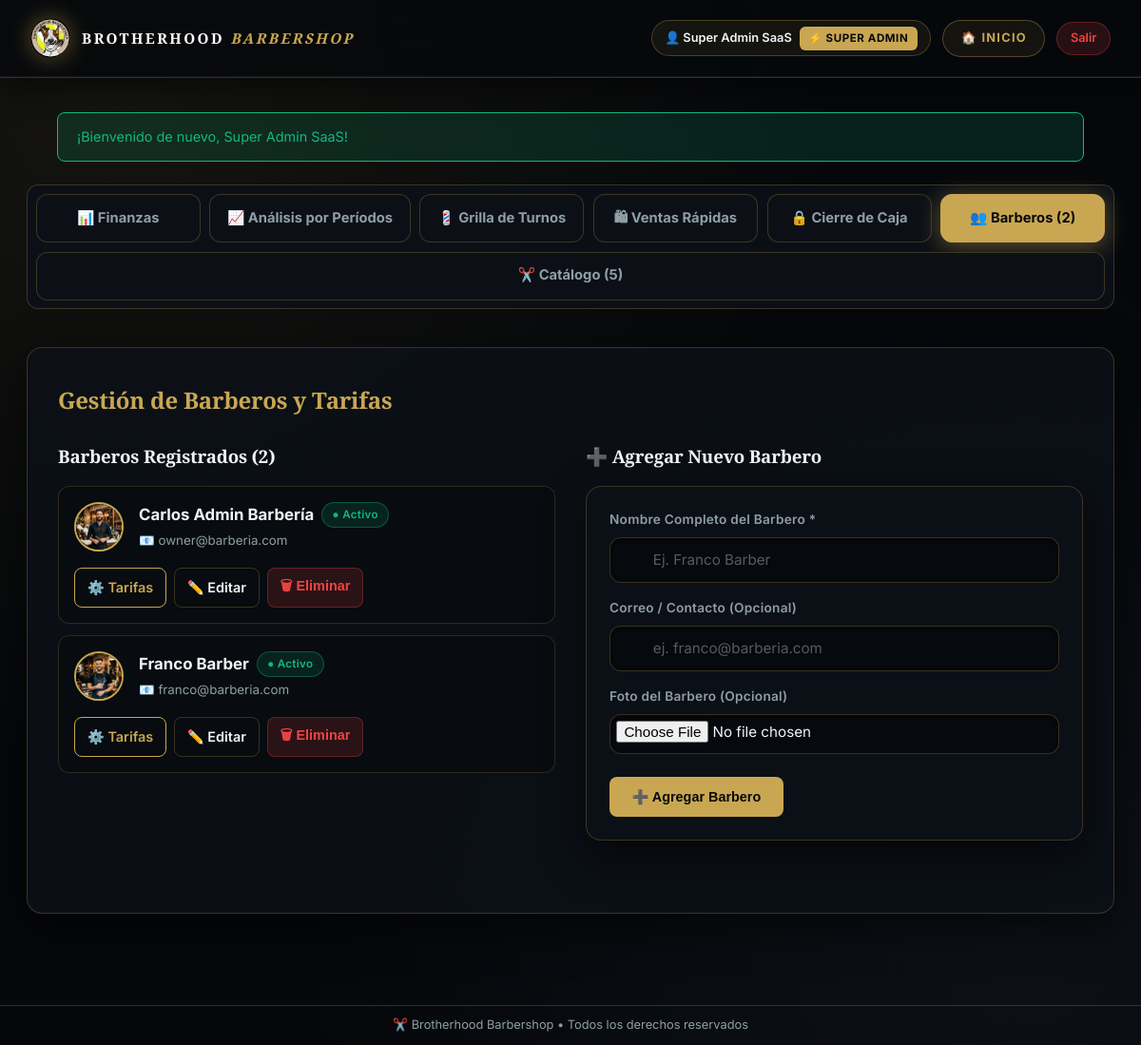
Page /owner.php?tab=barberos (signed in) on the committed database.
### tables this page shows
CREATE TABLE IF NOT EXISTS `users` (
  `id` INT AUTO_INCREMENT PRIMARY KEY,
  `shop_id` INT NULL,
  `name` VARCHAR(150) NOT NULL,
  `email` VARCHAR(150) NOT NULL UNIQUE,
  `photo` VARCHAR(255) NULL,
  `password` VARCHAR(255) NOT NULL,
  `role` VARCHAR(50) NOT NULL DEFAULT 'admin_barberia',
  `is_active` TINYINT(1) NOT NULL DEFAULT 1,
  `created_at` DATETIME DEFAULT CURRENT_TIMESTAMP,
  FOREIGN KEY (`shop_id`) REFERENCES `shops` (`id`) ON DELETE CASCADE
);

### includes/auth.php (called while the page is built, shortened)
<?php
require_once __DIR__ . '/../config/db.php';
require_once __DIR__ . '/rbac.php';
function is_logged_in() {
    return isset($_SESSION['user_id']) && !empty($_SESSION['user_id']);
}
function get_logged_user() {
    static $cached_user = null;
    static $already_checked = false;
    if ($already_checked) {
        return $cached_user;
    }
    global $pdo;
    $stmt = $pdo->prepare("SELECT u.*, COALESCE(s.name, 'Brotherhood Barbershop') as shop_name FROM users u LEFT JOIN shops s ON u.shop_id = s.id WHERE u.id = ?");
    $stmt->execute([$_SESSION['user_id']]);
    $user = $stmt->fetch();
    $cached_user = $user;
    $already_checked = true;
    return $cached_user;
}
function require_login() {
    $user = get_logged_user();
    return $user;
}
function get_flash_message() {
    if (isset($_SESSION['flash'])) {
        $flash = $_SESSION['flash'];
        return $flash;
    }
    return null;
}

### includes/rbac.php (called while the page is built, shortened)
<?php
function normalize_role($role) {
    return $role;
}
function has_role($role, $user = null) {
    $user_role = normalize_role($user['role']);
    $target_role = normalize_role($role);
    return $user_role === $target_role;
}
function is_super_admin($user = null) {
    return has_role(ROLE_SUPER_ADMIN, $user);
}
function require_shop_admin() {
    $user = require_login();
    return $user;
}

### owner.php (the view, shortened to what this page needs)
<?php
require_once __DIR__ . '/includes/auth.php';
$user = require_shop_admin();
$shop_id = get_current_shop_id($user);
$tab     = $_GET['tab'] ?? 'finanzas';
$stmtBarbers = $pdo->prepare("SELECT * FROM users WHERE shop_id = ? AND role IN ('barber', 'barbero', 'owner', 'admin_barberia') ORDER BY name ASC");
$stmtBarbers->execute([$shop_id]);
$all_barbers = $stmtBarbers->fetchAll();
$stmtCatalog = $pdo->prepare("SELECT * FROM catalog WHERE shop_id = ? ORDER BY type, name ASC");
$stmtCatalog->execute([$shop_id]);
$catalog_items = $stmtCatalog->fetchAll();
include __DIR__ . '/includes/header.php';
?>
<div class="panel-top-nav-bar mb-6">
  <nav class="panel-tabs" aria-label="Secciones del panel">
    <a href="owner.php?tab=finanzas" class="tab-link <?php echo $tab === 'finanzas' ? 'active' : ''; ?>">
      📊 Finanzas
    </a>
    <a href="owner.php?tab=periodos" class="tab-link <?php echo $tab === 'periodos' ? 'active' : ''; ?>">
      📈 Análisis por Períodos
    </a>
    <a href="owner.php?tab=my_grid" class="tab-link <?php echo $tab === 'my_grid' ? 'active' : ''; ?>">
      💈 Grilla de Turnos
    </a>
    <a href="owner.php?tab=ventas" class="tab-link <?php echo $tab === 'ventas' ? 'active' : ''; ?>">
      🛍 Ventas Rápidas
    </a>
    <a href="owner.php?tab=cierre_caja" class="tab-link <?php echo $tab === 'cierre_caja' ? 'active' : ''; ?>">
      🔒 Cierre de Caja
    </a>
    <a href="owner.php?tab=barberos" class="tab-link <?php echo $tab === 'barberos' ? 'active' : ''; ?>">
      👥 Barberos (<?php echo count($all_barbers); ?>)
    </a>
    <a href="owner.php?tab=catalog" class="tab-link <?php echo $tab === 'catalog' ? 'active' : ''; ?>">
      ✂️ Catálogo (<?php echo count($catalog_items); ?>)
    </a>
  </nav>
</div>
<div class="glass-panel" style="margin-bottom: 2rem;">
  <?php if ($tab === 'finanzas'): ?>
    <?php include __DIR__ . '/includes/finance_module.php'; ?>
  <?php elseif ($tab === 'periodos'): ?>
    <?php include __DIR__ . '/includes/period_report_module.php'; ?>
  <?php elseif ($tab === 'barberos'): ?>
    <?php
      $edit_barber_item = null;
      $commissions_barber_item = null;
    ?>
    <h2 class="text-accent mb-6">Gestión de Barberos y Tarifas</h2>
    <div class="grid-cards" style="grid-template-columns: repeat(auto-fit, minmax(min(420px, 100%), 1fr)); gap: 2rem;">
      <div>
        <h3 class="mb-4">Barberos Registrados (<?php echo count($all_barbers); ?>)</h3>
        <?php if (count($all_barbers) === 0): ?>
          <p style="color:var(--text-secondary);">No hay barberos registrados.</p>
        <?php else: ?>
          <div class="flex flex-col gap-3">
            <?php foreach ($all_barbers as $b): ?>
              <?php $bPhoto = !empty($b['photo']) ? $b['photo'] : 'assets/img/service_corte_clasico_1785440488368.png'; ?>
              <div class="admin-list-item <?php echo $b['is_active'] ? '' : 'is-inactive'; ?>" style="padding:1rem; border-radius:12px; background:rgba(7,9,12,0.6); border:1px solid rgba(201,167,82,0.2);">
                <div class="admin-item-info">
                  <div class="admin-avatar">
                    <img src="<?php echo htmlspecialchars($bPhoto); ?>" alt="<?php echo htmlspecialchars($b['name']); ?>">
                  </div>
                  <div>
                    <div class="flex items-center gap-2 flex-wrap">
                      <strong style="font-size:1.05rem;"><?php echo htmlspecialchars($b['name']); ?></strong>
                      <span class="status-badge <?php echo $b['is_active'] ? 'status-badge-active' : 'status-badge-inactive'; ?>">
                        <?php echo $b['is_active'] ? '● Activo' : '○ Inactivo'; ?>
                      </span>
                    </div>
                    <small style="color:var(--text-secondary);">📧 <?php echo htmlspecialchars($b['email']); ?></small>
                  </div>
                </div>
                <div class="admin-item-actions">
                  <a href="owner.php?tab=barberos&edit_commissions=<?php echo $b['id']; ?>" class="btn btn-outline" style="border-color:var(--accent-primary); color:var(--accent-primary); padding:0.4rem 0.8rem;" title="Configurar Precios y Comisiones del Barbero">
                    ⚙️ Tarifas
                  </a>
                  <a href="owner.php?tab=barberos&edit_barber=<?php echo $b['id']; ?>" class="btn btn-outline" style="padding:0.4rem 0.8rem;" title="Editar Perfil">
                    ✏️ Editar
                  </a>
                  <form action="actions/delete_barber.php" method="POST" onsubmit="return confirm('¿Seguro que deseas eliminar a <?php echo htmlspecialchars($b['name']); ?>?')" style="margin:0;">
                    <button type="submit" class="btn btn-danger" style="padding:0.4rem 0.8rem;" title="Eliminar Barbero">
                      🗑 Eliminar
                    </button>
                  </form>
                </div>
              </div>
            <?php endforeach; ?>
          </div>
        <?php endif; ?>
      </div>
      <div>
        <?php if ($commissions_barber_item): ?>
          <?php
            $stmtBC = $pdo->prepare("SELECT catalog_id, commission_percent, price FROM barber_commissions WHERE shop_id = ? AND barber_id = ?");
            $stmtBC->execute([$shop_id, $commissions_barber_item['id']]);
            $custom_comm_rows = $stmtBC->fetchAll();
            $custom_comm_map = [];
            $custom_price_map = [];
            foreach ($custom_comm_rows as $row) {
                $custom_comm_map[$row['catalog_id']] = (float)$row['commission_percent'];
                $custom_price_map[$row['catalog_id']] = $row['price'] !== null ? (float)$row['price'] : null;
            }
          ?>
          <h3 class="mb-2 text-accent">⚙️ Precios y Comisiones: <?php echo htmlspecialchars($commissions_barber_item['name']); ?></h3>
          <p style="font-size:0.88rem; color:var(--text-secondary); margin-bottom:1.25rem;">
            Define la tarifa (precio) que cobra <strong><?php echo htmlspecialchars($commissions_barber_item['name']); ?></strong> por cada servicio/producto y su % de comisión.
          </p>
          <form action="actions/save_barber_commissions.php" method="POST" class="glass-panel flex flex-col gap-3" style="margin:0; padding:1.5rem;">
            <?php echo csrf_field(); ?>
            <input type="hidden" name="barber_id" value="<?php echo $commissions_barber_item['id']; ?>">
            <input type="hidden" name="redirect_url" value="owner.php?tab=barberos&edit_commissions=<?php echo $commissions_barber_item['id']; ?>">
            <div class="table-responsive" style="max-height: 420px; overflow-y: auto;">
              <table>
                <thead>
                  <tr>
                    <th>Ítem / Servicio</th>
                    <th>Precio Catálogo</th>
                    <th>Precio de este Barbero ($)</th>
                    <th>% Comisión</th>
                  </tr>
                </thead>
                <tbody>
                  <?php foreach ($catalog_items as $ci):
                    $comm_val = isset($custom_comm_map[$ci['id']]) ? (float)$custom_comm_map[$ci['id']] : (float)$ci['commission_percent'];
                    $price_val = isset($custom_price_map[$ci['id']]) && $custom_price_map[$ci['id']] !== null ? (float)$custom_price_map[$ci['id']] : '';
                  ?>
                    <tr>
                      <td>
                        <strong><?php echo htmlspecialchars($ci['name']); ?></strong>
                        <br><small style="color:var(--text-secondary); text-transform:uppercase; font-size:0.7rem;"><?php echo $ci['type']; ?></small>
                      </td>
                      <td style="opacity:0.65;">$<?php echo number_format((float)$ci['price'], 2); ?></td>
                      <td>
                        <div class="flex items-center gap-1">
                          <span style="font-size:0.85rem; color:var(--text-secondary);">$</span>
                          <input type="number" step="100" min="0" name="prices[<?php echo $ci['id']; ?>]" value="<?php echo $price_val; ?>" placeholder="<?php echo (float)$ci['price']; ?>" class="input-field" style="width:110px; padding:0.35rem 0.5rem; font-weight:bold; color:var(--success);">
                        </div>
                      </td>
                      <td>
                        <div class="flex items-center gap-1">
                          <input type="number" step="0.5" min="0" max="100" name="commissions[<?php echo $ci['id']; ?>]" value="<?php echo $comm_val; ?>" class="input-field" style="width:85px; padding:0.35rem 0.5rem; text-align:right; font-weight:bold; color:var(--accent-primary);">
                          <span class="font-bold">%</span>
                        </div>
                      </td>
                    </tr>
                  <?php endforeach; ?>
                </tbody>
              </table>
            </div>
            <div class="flex gap-2 mt-3">
              <button type="submit" class="btn btn-primary flex-1">
                💾 Guardar Tarifas y Comisiones
              </button>
              <a href="owner.php?tab=barberos" class="btn btn-outline">Cancelar</a>
            </div>
          </form>
        <?php else: ?>
          <h3 class="mb-4"><?php echo $edit_barber_item ? '✏️ Editar Barbero' : '➕ Agregar Nuevo Barbero'; ?></h3>
          <form action="actions/<?php echo $edit_barber_item ? 'edit_barber.php' : 'add_barber.php'; ?>" method="POST" enctype="multipart/form-data" class="flex flex-col glass-panel" style="margin:0; padding:1.5rem;">
            <div class="input-group">
              <label class="input-label">Nombre Completo del Barbero *</label>
              <input type="text" name="name" class="input-field" placeholder="Ej. Franco Barber" required value="<?php echo htmlspecialchars($edit_barber_item['name'] ?? ''); ?>">
            </div>
            <div class="input-group">
              <label class="input-label">Correo / Contacto (Opcional)</label>
              <input type="text" name="email" class="input-field" placeholder="ej. franco@barberia.com" value="<?php echo htmlspecialchars($edit_barber_item['email'] ?? ''); ?>">
            </div>
            <div class="input-group">
              <label class="input-label">Foto del Barbero (Opcional)</label>
              <input type="file" name="photo" accept="image/*" class="input-field" style="padding: 0.4rem;">
            </div>
            <div class="flex gap-2 mt-2">
              <button type="submit" class="btn btn-primary flex-1">
                <?php echo $edit_barber_item ? '💾 Guardar Cambios' : '➕ Agregar Barbero'; ?>
              </button>
            </div>
          </form>
        <?php endif; ?>
      </div>
    </div>
  <?php endif; ?>
</div>
<?php include __DIR__ . '/includes/footer.php'; ?>

### includes/header.php (shortened to what this page needs)
<?php
require_once __DIR__ . '/auth.php';
$user = get_logged_user();
$flash = get_flash_message();
$current_page  = basename($_SERVER['PHP_SELF']);
$is_panel_view = ($user && in_array($current_page, ['super_admin.php', 'owner.php', 'barber.php']));
?>
<!DOCTYPE html>
<html lang="es">
<head>
  <link rel="stylesheet" href="css/style.css?v=<?php echo @filemtime(__DIR__ . '/../css/style.css') ?: '1.0'; ?>">
</head>
<body class="<?php echo $is_panel_view ? 'panel-view' : ''; ?>">
  <header class="nav" id="nav">
    <div class="container nav-inner flex justify-between items-center" style="min-height: 60px;">
      <a href="index.php#hero" class="nav-logo flex items-center gap-3" style="text-decoration:none;">
        <div class="nav-logo-badge">
          <img src="assets/img/bhlogo.png" alt="Brotherhood Barbershop" class="nav-logo-img">
        </div>
        <span class="nav-logo-text">
          Brotherhood <span style="color:var(--accent-primary); font-style:italic;">Barbershop</span>
        </span>
      </a>
      <div class="nav-actions-group flex items-center gap-3">
        <?php if ($user): ?>
          <?php
            $roleLabel = 'Barbero';
            if (is_super_admin($user)) {
                $roleLabel = '⚡ Super Admin';
            } elseif (is_shop_admin($user)) {
                $roleLabel = '👑 Admin Barbería';
            }
          ?>
          <div class="user-badge user-badge-pill">
            <span class="user-badge-name">👤 <?php echo htmlspecialchars($user['name']); ?></span>
            <span class="role-tag role-tag-gold">
              <?php echo $roleLabel; ?>
            </span>
          </div>
          <?php if ($is_panel_view): ?>
            <a href="index.php" class="nav-btn-secondary">
              🏠 Inicio
            </a>
          <?php endif; ?>
          <a href="logout.php" class="btn btn-danger btn-sm" style="border-radius: 999px; padding: 0.4rem 0.85rem;">
            Salir
          </a>
        <?php else: ?>
          <a href="login.php" class="nav-btn-secondary">
            🔒 Acceso Admin
          </a>
        <?php endif; ?>
      </div>
    </div>
  </header>
  <main class="<?php echo $current_page === 'index.php' ? 'page-hero-wrapper' : 'container page-wrapper animate-fade-in'; ?>">
  <?php if ($flash): ?>
    <div class="container mt-4">
      <div class="alert alert-<?php echo $flash['type']; ?>" role="alert">
        <?php echo htmlspecialchars($flash['message']); ?>
      </div>
    </div>
  <?php endif; ?>

### rows in the picture
users: name "Super Admin SaaS", role "⚡ SUPER ADMIN"
users: photo (picture), name "Carlos Admin Barbería", is_active "● Activo", email "owner@barberia.com"
users: photo (picture), name "Franco Barber", is_active "● Activo", email "franco@barberia.com"

### other values in the picture
$flash['message'] "¡Bienvenido de nuevo, Super Admin SaaS!"
count($all_barbers) "2"
count($catalog_items) "5"
